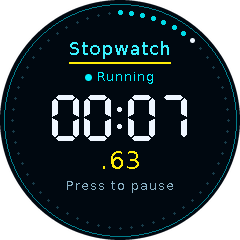
#> input picture img/screens/stopwatch.png, 240 x 240 px, found by its file name
$ python png_to_icon.py
#> lines starting #> are read from the running program, lines starting #| are printed output that depends on the picture
#!/usr/bin/env python3
"""Convert source PNG artwork into 42x42 RGB565 icon headers for the launcher.

Place source images in tools/icon_src/ named:
    stopwatch.png, timer.png, pomodoro.png

Each is downscaled to 42x42. Fully transparent pixels become the launcher's
transparent colour key (0x0000 = TFT_BLACK); opaque pixels are composited over
black and converted to RGB565. Opaque pixels that would land on pure black are
nudged to a near-black value so they are NOT keyed out (keeps black outlines).
"""
import os
from PIL import Image

W = H = 42
ALPHA_CUTOFF = 90        # below this alpha -> transparent
NEAR_BLACK = 0x0841      # ~(8,8,8): opaque "black" that survives the transparency key

# map output icon -> list of accepted source filenames (first found wins)
SOURCES = {
    "icon_stopwatch": ["stopwatch.png"],
    "icon_timer":     ["timer.png", "hourglass.png"],
    "icon_pomodoro":  ["pomodoro.png", "tomato.png"],
}


def rgb565(r, g, b):
    return ((r >> 3) << 11) | ((g >> 2) << 5) | (b >> 3)


def swap16(v):
    return ((v & 0xFF) << 8) | (v >> 8)


def convert(img):
    img = img.convert("RGBA").resize((W, H), Image.LANCZOS)
    px = img.load()
    out = []
    for y in range(H):
        for x in range(W):
            r, g, b, a = px[x, y]
            if a < ALPHA_CUTOFF:
                out.append(0x0000)
                continue
            # composite over black using the pixel's alpha
            r = r * a // 255
            g = g * a // 255
            b = b * a // 255
            v = rgb565(r, g, b)
            if v == 0x0000:
                v = NEAR_BLACK
            # launcher icons are stored byte-swapped (big-endian) RGB565
            out.append(swap16(v))
    return out


def emit(name, vals):
    lines = ["#pragma once", "#include <stdint.h>", "",
             f"static const uint16_t image_data_{name}[{W * H}] = {{"]
    row = "    "
    for i, v in enumerate(vals):
        row += f"0x{v:04X}, "
        if (i + 1) % 12 == 0:
            lines.append(row.rstrip())
            row = "    "
    if row.strip():
        lines.append(row.rstrip())
    lines.append("};")
    lines.append("")
    return "\n".join(lines)


def main():
    here = os.path.dirname(os.path.abspath(__file__))
    src_dir = os.path.join(here, "icon_src")
    out_dir = os.path.normpath(os.path.join(here, "..", "src", "apps", "launcher", "launcher_icons"))

    missing = []
    for icon, fnames in SOURCES.items():
        path = next((os.path.join(src_dir, f) for f in fnames
                     if os.path.isfile(os.path.join(src_dir, f))), None)
        if path is None:
            missing.append(f"{icon} (looked for: {', '.join(fnames)})")
            continue
        vals = convert(Image.open(path))
#> in convert, `img = img.convert("RGBA").resize((W, H), Image.LANCZOS)`:
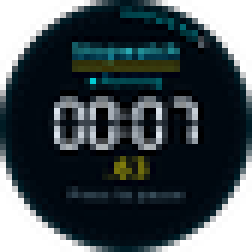
#> img: PIL image 42x42 RGBA (shown 6 times larger); mean R, G, B, A 12.2, 22.7, 27.6, 200.4; transparent parts drawn white
#> after the loop in convert, `for y in range(H):`: out = 1764 values, max 63669 at index 811, min 0 at index 0, mean 17990.2
#> vals has the same summary as out in convert
        with open(os.path.join(out_dir, icon + ".h"), "w") as f:
            f.write(emit(icon, vals))
#> the loop in emit, `for i, v in enumerate(vals):` made 1764 passes
#> v on passes 1, 2, 3, 4, 12, 13, 14, 15, 16, 24, 25, 26: 0, 0, 0, 0, 0, 0, 0, 0, 0, 33536, 33536, 16640
#> after the loop in emit, `for i, v in enumerate(vals):`: lines = 151 items
        print("wrote", icon + ".h", "from", os.path.basename(path))
#> pass 2 of the loop in main, `for icon, fnames in SOURCES.items():`:
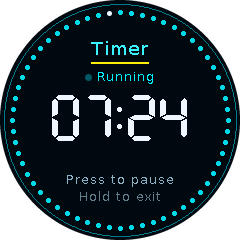
#> input picture img/screens/timer.png, 240 x 240 px, found by its file name
#> in convert (call 2), `img = img.convert("RGBA").resize((W, H), Image.LANCZOS)`:
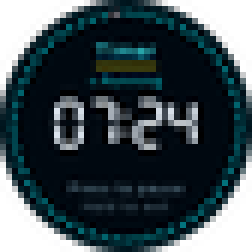
#> img: PIL image 42x42 RGBA (shown 6 times larger); mean R, G, B, A 9.6, 23.7, 29.7, 200.4; transparent parts drawn white
#> after the loop in convert (call 2), `for y in range(H):`: out = 1764 values, max 64982 at index 937, min 0 at index 0, mean 18195.5
#> vals has the same summary as out in convert
#> the loop in emit (call 2), `for i, v in enumerate(vals):` made 1764 passes
#> pass 3 of the loop in main, `for icon, fnames in SOURCES.items():`:
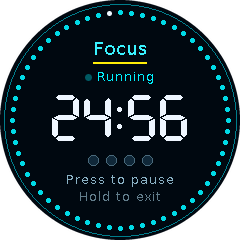
#> input picture img/screens/pomodoro.png, 240 x 240 px, found by its file name
#> in convert (call 3), `img = img.convert("RGBA").resize((W, H), Image.LANCZOS)`:
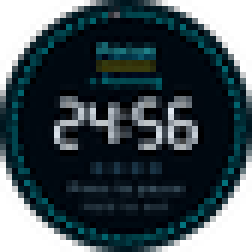
#> img: PIL image 42x42 RGBA (shown 6 times larger); mean R, G, B, A 10.5, 24.6, 30.8, 200.4; transparent parts drawn white
#> after the loop in convert (call 3), `for y in range(H):`: out = 1764 values, max 64726 at index 950, min 0 at index 0, mean 18473.9
#> vals has the same summary as out in convert

    if missing:
        print("\nMISSING source images:")
        for m in missing:
            print("  ", m)


if __name__ == "__main__":
    main()
